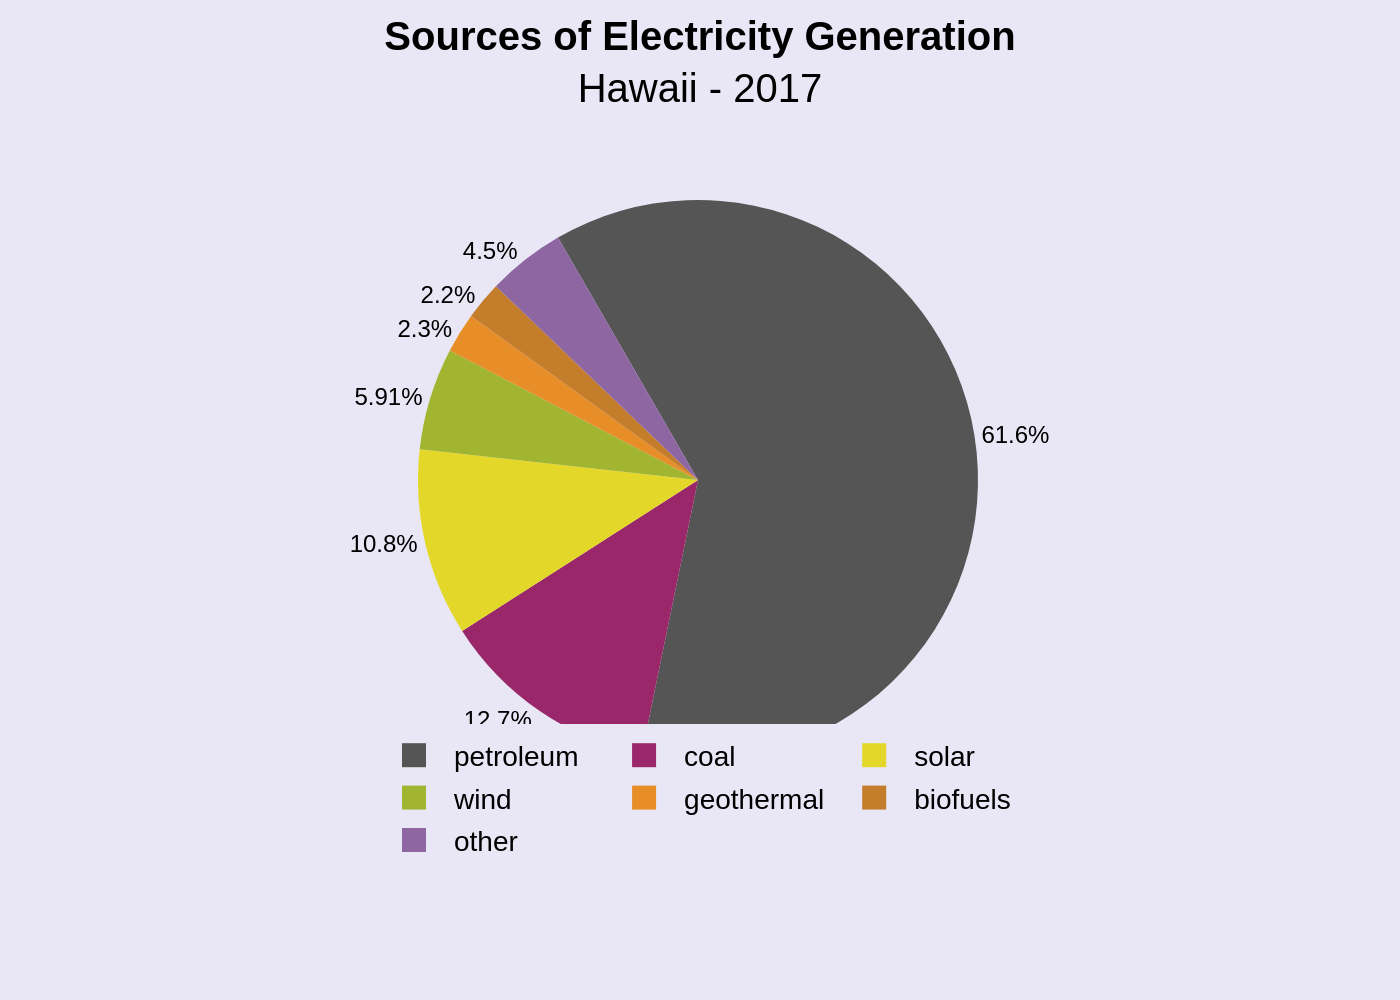

The Python source for this figure:
import sys
import json
import os
import plotly.graph_objects as go

# Check if the JSON file path is provided as a command-line argument
if len(sys.argv) != 2:
    print("Usage: python generate_chart.py <json_file_path>")
    sys.exit(1)

json_path = sys.argv[1]

# Ensure the JSON file exists
if not os.path.exists(json_path):
    print(f"Error: JSON file not found at '{json_path}'")
    sys.exit(1)

# Read the chart data from the specified JSON file
with open(json_path, 'r', encoding='utf-8') as f:
    config = json.load(f)

# Extract data for plotting
chart_data = config['chart_data']
texts = config['texts']
colors = config['colors']
paper_bgcolor = config.get('paper_bgcolor', '#FFFFFF')

# Create the pie chart trace
pie_trace = go.Pie(
    labels=[d['label'] for d in chart_data],
    values=[d['value'] for d in chart_data],
    marker=dict(colors=colors, line=dict(color='#000000', width=0)),
    hoverinfo='label+percent',
    textinfo='percent',
    textfont=dict(family="Arial", size=12, color='black'),
    textposition='outside',
    sort=False,  # Preserve the original data order
    direction='clockwise',
    rotation=-30 # Adjusts the starting angle to match the source image
)

# Create the figure
fig = go.Figure(data=[pie_trace])

# Format the title by combining title and subtitle
title_text = f"<b>{texts['title']}</b><br>{texts['subtitle']}"

# Update the layout of the figure
fig.update_layout(
    title={
        'text': title_text,
        'y': 0.95,
        'x': 0.5,
        'xanchor': 'center',
        'yanchor': 'top'
    },
    font=dict(
        family="Arial",
        size=14,
        color="black"
    ),
    legend=dict(
        orientation="h",
        yanchor="bottom",
        y=-0.2,  # Position legend below the chart
        xanchor="center",
        x=0.5
    ),
    paper_bgcolor=paper_bgcolor,
    plot_bgcolor=paper_bgcolor,
    margin=dict(l=50, r=50, t=100, b=120)  # Adjust margins for title and legend
)

# Determine the base filename from the input JSON path
base_filename = os.path.splitext(os.path.basename(json_path))[0]
output_filename = f"{base_filename}.png"

# Save the figure as a PNG image with a higher resolution
fig.write_image(output_filename, scale=2)

print(f"Chart saved as {output_filename}")
